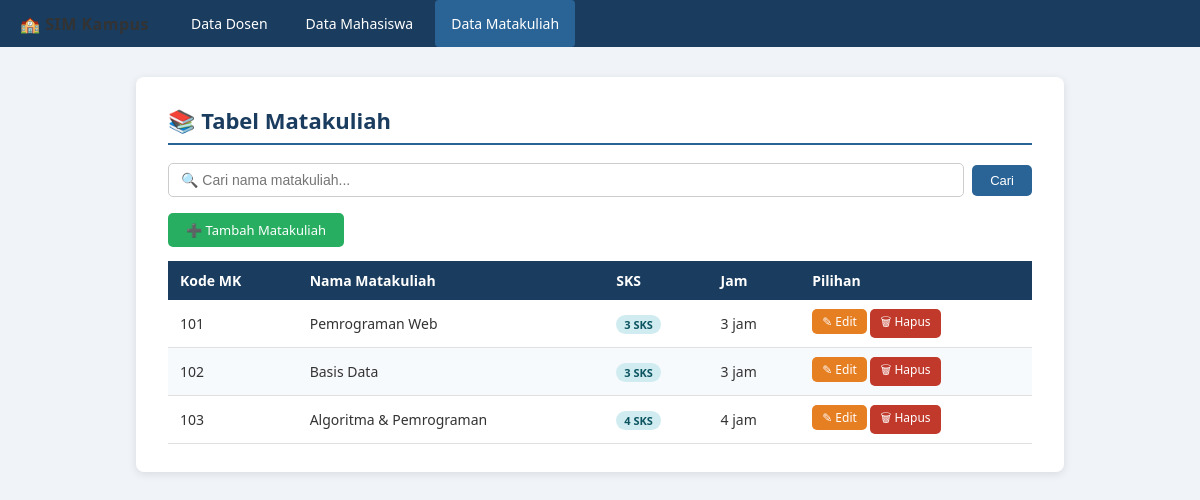
Screenshot of /matakuliah/viewmatakuliah.php with the database file from the repository.
### tables this page shows
CREATE TABLE IF NOT EXISTS t_matakuliah (
    kodeMK   INT          NOT NULL,
    namaMK   VARCHAR(70)  NOT NULL,
    sks      INT          NOT NULL,
    jam      INT          NOT NULL,
    PRIMARY KEY (kodeMK)
);

### matakuliah/viewmatakuliah.php (the view, shortened to what this page needs)
<?php
include 'koneksi.php';
?>
<!DOCTYPE html>
<html lang="id">
<head>
    <link rel="stylesheet" href="style.css">
</head>
<body>
<nav>
    <span class="brand">&#127979; SIM Kampus</span>
    <a href="viewdosen.php">Data Dosen</a>
    <a href="viewmahasiswa.php">Data Mahasiswa</a>
    <a href="viewmatakuliah.php" class="active">Data Matakuliah</a>
</nav>
<div class="wrapper">
    <div class="card">
        <h1>&#128218; Tabel Matakuliah</h1>
        <form method="get" action="viewmatakuliah.php">
            <div class="search-bar">
                <input type="text" name="keyword" placeholder="&#128269; Cari nama matakuliah..."
                       value="<?= isset($_GET['keyword']) ? htmlspecialchars($_GET['keyword']) : '' ?>">
                <button type="submit" class="btn btn-primary">Cari</button>
            </div>
        </form>
        <a href="inputmatakuliah.php" class="btn btn-success" style="margin-bottom:14px;">&#10133; Tambah Matakuliah</a>
        <table>
            <thead>
                <tr>
                    <th>Kode MK</th>
                    <th>Nama Matakuliah</th>
                    <th>SKS</th>
                    <th>Jam</th>
                    <th>Pilihan</th>
                </tr>
            </thead>
            <tbody>
            <?php
            $keyword = isset($_GET['keyword']) ? mysqli_real_escape_string($link, $_GET['keyword']) : '';
            if ($keyword !== '') {
                $query = "SELECT * FROM t_matakuliah WHERE namaMK LIKE '%$keyword%' ORDER BY kodeMK ASC";
            } else {
                $query = "SELECT * FROM t_matakuliah ORDER BY kodeMK ASC";
            }
            $result = mysqli_query($link, $query);
            while ($data = mysqli_fetch_assoc($result)) {
                echo "<tr>";
                echo "<td>" . $data['kodeMK'] . "</td>";
                echo "<td>" . htmlspecialchars($data['namaMK']) . "</td>";
                echo "<td><span class='badge badge-info'>" . $data['sks'] . " SKS</span></td>";
                echo "<td>" . $data['jam'] . " jam</td>";
                echo '<td>
                    <a href="editmatakuliah.php?kodeMK=' . $data['kodeMK'] . '" class="btn btn-warning btn-sm">&#9998; Edit</a>
                    <a href="hapusmatakuliah.php?kodeMK=' . $data['kodeMK'] . '" class="btn btn-danger btn-sm"
                       onclick="return confirm(\'Hapus matakuliah ini?\')">&#128465; Hapus</a>
                </td>';
                echo "</tr>";
            }
            ?>
            </tbody>
        </table>
    </div>
</div>
</body>
</html>

### style.css (style rules this page uses)
* { box-sizing: border-box; margin: 0; padding: 0; }
body { font-family: 'Segoe UI', Arial, sans-serif; background: #f0f4f8; color: #333; }
nav { background: #1a3c5e; padding: 0 20px; display: flex; align-items: center; gap: 6px; flex-wrap: wrap; }
nav a { color: #fff; text-decoration: none; padding: 14px 16px; display: inline-block; font-size: 14px; transition: background .2s; }
nav a:hover, nav a.active { background: #2a6496; border-radius: 4px; }
nav .brand { font-weight: 700; font-size: 16px; margin-right: 20px; letter-spacing: .5px; }
.wrapper { max-width: 960px; margin: 30px auto; padding: 0 16px; }
.card { background: #fff; border-radius: 8px; box-shadow: 0 2px 8px rgba(0,0,0,.1); padding: 28px 32px; margin-bottom: 24px; }
h1 { font-size: 22px; color: #1a3c5e; margin-bottom: 18px; border-bottom: 2px solid #2a6496; padding-bottom: 8px; }
.btn { display: inline-block; padding: 8px 18px; border-radius: 5px; text-decoration: none; font-size: 13px; cursor: pointer; border: none; transition: opacity .2s; }
.btn-primary { background: #2a6496; color: #fff; }
.btn-success { background: #27ae60; color: #fff; }
.btn-warning { background: #e67e22; color: #fff; }
.btn-danger { background: #c0392b; color: #fff; }
.btn-sm { padding: 4px 10px; font-size: 12px; }
table { width: 100%; border-collapse: collapse; font-size: 14px; }
thead tr { background: #1a3c5e; color: #fff; }
thead th { padding: 10px 12px; text-align: left; }
tbody tr:nth-child(even) { background: #f7fafc; }
tbody td { padding: 9px 12px; border-bottom: 1px solid #e0e0e0; }
.search-bar { display: flex; gap: 8px; margin-bottom: 16px; align-items: center; }
.search-bar input { flex: 1; padding: 8px 12px; border: 1px solid #ccc; border-radius: 5px; font-size: 14px; }
.badge { display: inline-block; padding: 2px 8px; border-radius: 10px; font-size: 11px; font-weight: 600; }
.badge-info { background: #d1ecf1; color: #0c5460; }

### rows the page displays
t_matakuliah: kodeMK "101", namaMK "Pemrograman Web", sks "3", jam "3"
t_matakuliah: kodeMK "102", namaMK "Basis Data", sks "3", jam "3"
t_matakuliah: kodeMK "103", namaMK "Algoritma & Pemrograman", sks "4", jam "4"
